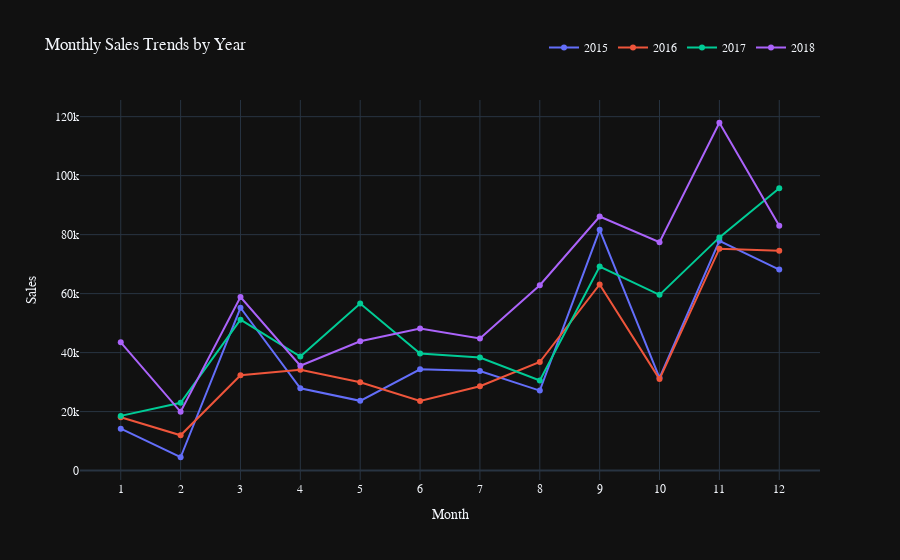

Notebook cell for this chart:
### Code cell
import plotly.graph_objects as go

# Create a Plotly figure
fig = go.Figure()

# Plot each year as a separate trace
for year in df_monthly_sales_trends['Order_year'].unique():
    yearly_data = df_monthly_sales_trends[df_monthly_sales_trends['Order_year'] == year]
    fig.add_trace(go.Scatter(
        x=yearly_data['Order_month'],
        y=yearly_data['Sales'],
        mode='lines+markers',
        name=str(year)
    ))

# Update layout for better readability
fig.update_layout(
    title="Monthly Sales Trends by Year",
    xaxis_title="Month",
    yaxis_title="Sales",
    xaxis=dict(tickmode='array', tickvals=list(range(1, 13))),
    template="plotly_dark",
    font_family="Rockwell",
    legend=dict(orientation='h', title='', x=1, y=1.1, xanchor="right", yanchor="bottom")
)

# Show the figure
fig.show()
fig.write_html("monthly_sales_trends.html")

### Figure 1 — Plotly figure (JSON) as saved in the notebook; plotly's stock layout.template omitted (floating-point values rounded to 4 significant figures)
{"data": [{"mode": "lines+markers", "name": "2015", "type": "scatter", "x": [1, 2, 3, 4, 5, 6, 7, 8, 9, 10, 11, 12], "y": [14210.0, 4520.0, 55210.0, 27910.0, 23640.0, 34320.0, 33780.0, 27120.0, 81620.0, 31450.0, 77910.0, 68170.0]}, {"mode": "lines+markers", "name": "2016", "type": "scatter", "x": [1, 2, 3, 4, 5, 6, 7, 8, 9, 10, 11, 12], "y": [18070.0, 11950.0, 32340.0, 34150.0, 29960.0, 23600.0, 28610.0, 36820.0, 63130.0, 31010.0, 75250.0, 74540.0]}, {"mode": "lines+markers", "name": "2017", "type": "scatter", "x": [1, 2, 3, 4, 5, 6, 7, 8, 9, 10, 11, 12], "y": [18540.0, 22980.0, 51170.0, 38680.0, 56660.0, 39720.0, 38320.0, 30540.0, 69190.0, 59580.0, 79070.0, 95740.0]}, {"mode": "lines+markers", "name": "2018", "type": "scatter", "x": [1, 2, 3, 4, 5, 6, 7, 8, 9, 10, 11, 12], "y": [43480.0, 19920.0, 58860.0, 35540.0, 43830.0, 48190.0, 44830.0, 62840.0, 86150.0, 77450.0, 117900.0, 83030.0]}], "layout": {"font": {"family": "Rockwell"}, "legend": {"orientation": "h", "title": {"text": ""}, "x": 1, "xanchor": "right", "y": 1.1, "yanchor": "bottom"}, "title": {"text": "Monthly Sales Trends by Year"}, "xaxis": {"tickmode": "array", "tickvals": [1, 2, 3, 4, 5, 6, 7, 8, 9, 10, 11, 12], "title": {"text": "Month"}}, "yaxis": {"title": {"text": "Sales"}}}}
